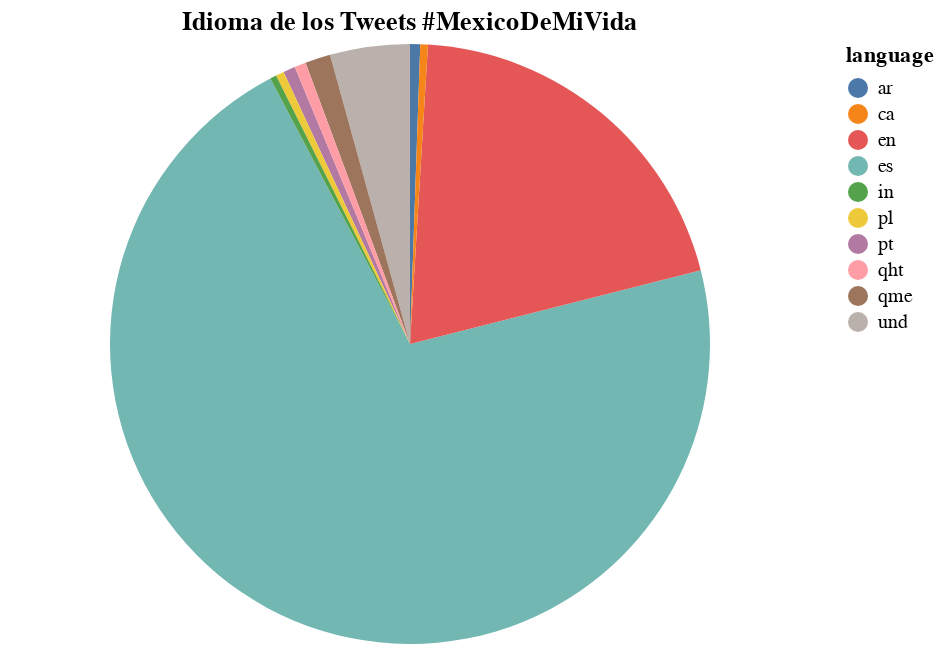

This figure's notebook cell:
### Code cell
alt.Chart(mxn_ln).mark_arc().encode(
    theta=alt.Theta(field="count", type="quantitative"),
    color=alt.Color(field="language", type="nominal"),
).properties(
    title="Idioma de los Tweets #MexicoDeMiVida"
)

### Figure 1 — Vega-Lite specification as saved in the notebook (floating-point values rounded to 4 significant figures)
{"config": {"view": {"continuousWidth": 400, "continuousHeight": 300}}, "data": {"name": "data-20a2259853b1c983359bb00e86ee12f8"}, "mark": "arc", "encoding": {"color": {"field": "language", "type": "nominal"}, "theta": {"field": "count", "type": "quantitative"}}, "title": "Idioma de los Tweets #MexicoDeMiVida", "$schema": "https://vega.github.io/schema/vega-lite/v4.17.0.json", "datasets": {"data-20a2259853b1c983359bb00e86ee12f8": [{"language": "es", "count": 2089}, {"language": "en", "count": 589}, {"language": "und", "count": 126}, {"language": "qme", "count": 40}, {"language": "pt", "count": 19}, {"language": "qht", "count": 18}, {"language": "ar", "count": 16}, {"language": "pl", "count": 13}, {"language": "ca", "count": 12}, {"language": "in", "count": 10}]}}
